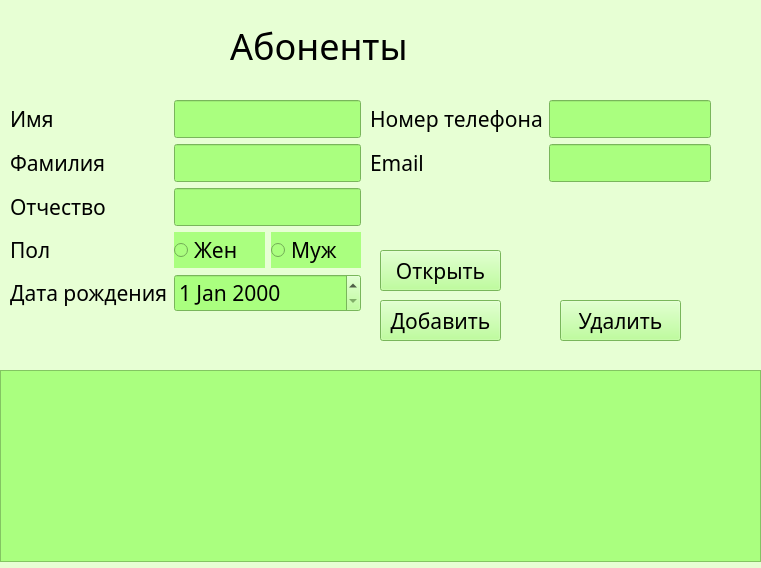
<?xml version="1.0" encoding="UTF-8"?>
<ui version="4.0">
 <class>client</class>
 <widget class="QWidget" name="client">
  <property name="geometry">
   <rect>
    <x>0</x>
    <y>0</y>
    <width>761</width>
    <height>568</height>
   </rect>
  </property>
  <property name="windowTitle">
   <string>Form</string>
  </property>
  <property name="styleSheet">
   <string notr="true">background-color: rgb(231, 255, 212);</string>
  </property>
  <widget class="QWidget" name="layoutWidget">
   <property name="geometry">
    <rect>
     <x>10</x>
     <y>100</y>
     <width>351</width>
     <height>261</height>
    </rect>
   </property>
   <layout class="QFormLayout" name="formLayout">
    <item row="1" column="0">
     <widget class="QLabel" name="label_imia">
      <property name="font">
       <font>
        <family>Cascadia Mono Light</family>
        <pointsize>16</pointsize>
       </font>
      </property>
      <property name="text">
       <string>Имя</string>
      </property>
     </widget>
    </item>
    <item row="1" column="1">
     <widget class="QLineEdit" name="lineEdit_Imia">
      <property name="font">
       <font>
        <family>Cascadia Mono Light</family>
        <pointsize>16</pointsize>
       </font>
      </property>
      <property name="styleSheet">
       <string notr="true">background-color: rgb(170, 255, 127);</string>
      </property>
     </widget>
    </item>
    <item row="2" column="0">
     <widget class="QLabel" name="label_familia">
      <property name="font">
       <font>
        <family>Cascadia Mono Light</family>
        <pointsize>16</pointsize>
       </font>
      </property>
      <property name="text">
       <string>Фамилия</string>
      </property>
     </widget>
    </item>
    <item row="2" column="1">
     <widget class="QLineEdit" name="lineEdit_Familia">
      <property name="font">
       <font>
        <family>Cascadia Mono Light</family>
        <pointsize>16</pointsize>
       </font>
      </property>
      <property name="styleSheet">
       <string notr="true">background-color: rgb(170, 255, 127);</string>
      </property>
     </widget>
    </item>
    <item row="3" column="0">
     <widget class="QLabel" name="label_otchestvo">
      <property name="font">
       <font>
        <family>Cascadia Mono Light</family>
        <pointsize>16</pointsize>
       </font>
      </property>
      <property name="text">
       <string>Отчество</string>
      </property>
     </widget>
    </item>
    <item row="3" column="1">
     <widget class="QLineEdit" name="lineEdit_Otchestvo">
      <property name="font">
       <font>
        <family>Cascadia Mono Light</family>
        <pointsize>16</pointsize>
       </font>
      </property>
      <property name="styleSheet">
       <string notr="true">background-color: rgb(170, 255, 127);</string>
      </property>
     </widget>
    </item>
    <item row="5" column="0">
     <widget class="QLabel" name="label_pol">
      <property name="font">
       <font>
        <family>Cascadia Mono Light</family>
        <pointsize>16</pointsize>
       </font>
      </property>
      <property name="text">
       <string>Пол</string>
      </property>
     </widget>
    </item>
    <item row="5" column="1">
     <layout class="QHBoxLayout" name="horizontalLayout">
      <item>
       <widget class="QRadioButton" name="radioButton_female">
        <property name="font">
         <font>
          <family>Cascadia Mono Light</family>
          <pointsize>16</pointsize>
         </font>
        </property>
        <property name="styleSheet">
         <string notr="true">background-color: rgb(170, 255, 127);</string>
        </property>
        <property name="text">
         <string>Жен</string>
        </property>
       </widget>
      </item>
      <item>
       <widget class="QRadioButton" name="radioButton_male">
        <property name="font">
         <font>
          <family>Cascadia Mono Light</family>
          <pointsize>16</pointsize>
         </font>
        </property>
        <property name="styleSheet">
         <string notr="true">background-color: rgb(170, 255, 127);</string>
        </property>
        <property name="text">
         <string>Муж</string>
        </property>
       </widget>
      </item>
     </layout>
    </item>
    <item row="6" column="0">
     <widget class="QLabel" name="label_dataRozhdenia">
      <property name="font">
       <font>
        <family>Cascadia Mono Light</family>
        <pointsize>16</pointsize>
       </font>
      </property>
      <property name="text">
       <string>Дата рождения</string>
      </property>
     </widget>
    </item>
    <item row="6" column="1">
     <widget class="QDateEdit" name="dateEdit_DataRoxh">
      <property name="font">
       <font>
        <family>Cascadia Mono Light</family>
        <pointsize>16</pointsize>
       </font>
      </property>
      <property name="styleSheet">
       <string notr="true">background-color: rgb(170, 255, 127);</string>
      </property>
     </widget>
    </item>
   </layout>
  </widget>
  <widget class="QLabel" name="label_avtorizazia">
   <property name="geometry">
    <rect>
     <x>230</x>
     <y>20</y>
     <width>241</width>
     <height>51</height>
    </rect>
   </property>
   <property name="font">
    <font>
     <family>Cascadia Mono Light</family>
     <pointsize>27</pointsize>
     <weight>50</weight>
     <italic>false</italic>
     <bold>false</bold>
     <kerning>true</kerning>
    </font>
   </property>
   <property name="styleSheet">
    <string notr="true"/>
   </property>
   <property name="text">
    <string>Абоненты</string>
   </property>
  </widget>
  <widget class="QWidget" name="layoutWidget_2">
   <property name="geometry">
    <rect>
     <x>370</x>
     <y>100</y>
     <width>341</width>
     <height>131</height>
    </rect>
   </property>
   <layout class="QFormLayout" name="formLayout_2">
    <item row="1" column="0">
     <widget class="QLabel" name="label_nomerTelefona">
      <property name="font">
       <font>
        <family>Cascadia Mono Light</family>
        <pointsize>16</pointsize>
       </font>
      </property>
      <property name="text">
       <string>Номер телефона</string>
      </property>
     </widget>
    </item>
    <item row="1" column="1">
     <widget class="QLineEdit" name="lineEdit_telefon">
      <property name="font">
       <font>
        <family>Cascadia Mono Light</family>
        <pointsize>16</pointsize>
       </font>
      </property>
      <property name="styleSheet">
       <string notr="true">background-color: rgb(170, 255, 127);</string>
      </property>
     </widget>
    </item>
    <item row="2" column="0">
     <widget class="QLabel" name="label_Email">
      <property name="font">
       <font>
        <family>Cascadia Mono Light</family>
        <pointsize>16</pointsize>
       </font>
      </property>
      <property name="text">
       <string>Email</string>
      </property>
     </widget>
    </item>
    <item row="2" column="1">
     <widget class="QLineEdit" name="lineEdit_email">
      <property name="font">
       <font>
        <family>Cascadia Mono Light</family>
        <pointsize>16</pointsize>
       </font>
      </property>
      <property name="styleSheet">
       <string notr="true">background-color: rgb(170, 255, 127);</string>
      </property>
     </widget>
    </item>
   </layout>
  </widget>
  <widget class="QTableWidget" name="tableWidget">
   <property name="geometry">
    <rect>
     <x>0</x>
     <y>370</y>
     <width>761</width>
     <height>192</height>
    </rect>
   </property>
   <property name="styleSheet">
    <string notr="true">background-color: rgb(170, 255, 127);</string>
   </property>
  </widget>
  <widget class="QPushButton" name="pushButton_delete">
   <property name="geometry">
    <rect>
     <x>560</x>
     <y>300</y>
     <width>121</width>
     <height>41</height>
    </rect>
   </property>
   <property name="font">
    <font>
     <family>Cascadia Mono Light</family>
     <pointsize>16</pointsize>
    </font>
   </property>
   <property name="styleSheet">
    <string notr="true">background-color: rgb(170, 255, 127);</string>
   </property>
   <property name="text">
    <string>Удалить</string>
   </property>
  </widget>
  <widget class="QPushButton" name="pushButton_insert">
   <property name="geometry">
    <rect>
     <x>380</x>
     <y>300</y>
     <width>121</width>
     <height>41</height>
    </rect>
   </property>
   <property name="font">
    <font>
     <family>Cascadia Mono Light</family>
     <pointsize>16</pointsize>
    </font>
   </property>
   <property name="styleSheet">
    <string notr="true">background-color: rgb(170, 255, 127);</string>
   </property>
   <property name="text">
    <string>Добавить</string>
   </property>
  </widget>
  <widget class="QPushButton" name="pushButton_open">
   <property name="geometry">
    <rect>
     <x>380</x>
     <y>250</y>
     <width>121</width>
     <height>41</height>
    </rect>
   </property>
   <property name="font">
    <font>
     <family>Cascadia Mono Light</family>
     <pointsize>16</pointsize>
    </font>
   </property>
   <property name="styleSheet">
    <string notr="true">background-color: rgb(170, 255, 127);</string>
   </property>
   <property name="text">
    <string>Открыть</string>
   </property>
  </widget>
 </widget>
 <resources/>
 <connections/>
</ui>
